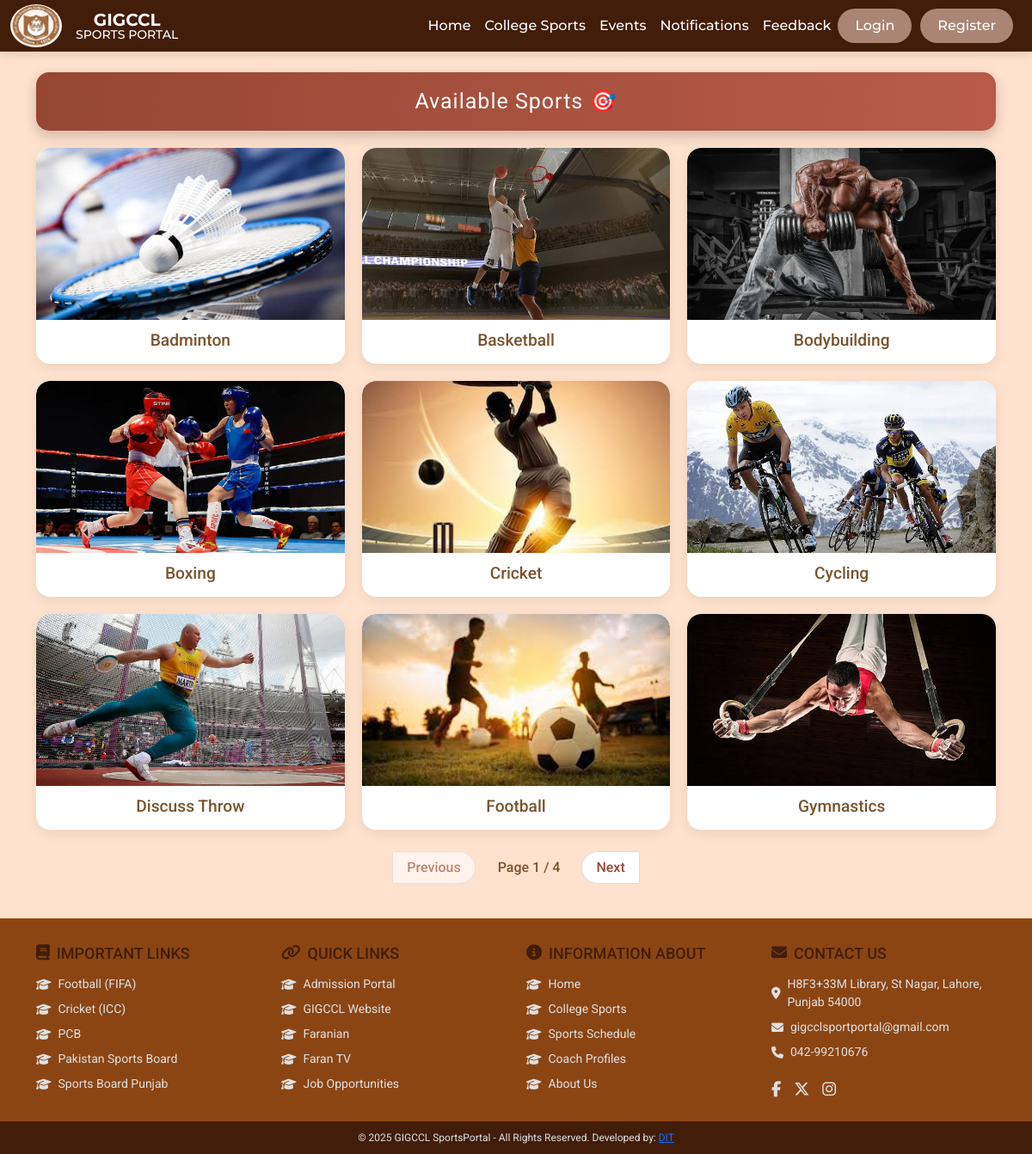
/sports_base/sports/, run on the app's committed database.
### sports_base/models.py (models this page shows, shortened)
class Sport(models.Model):
    name = models.CharField(max_length=100, unique=True)
    image = models.ImageField(upload_to='sports_images/', null=True, blank=True)

### sports_base/views.py (the view)
# urls.py: path("sports/", baseviews.sports, name="sports"),
def sports(request):
    sport_list = Sport.objects.all().order_by('name')
    paginator = Paginator(sport_list, 9)
    page_number = request.GET.get('page')
    page_obj = paginator.get_page(page_number)
    return render(request, 'sports_base/sports.html', {'page_obj': page_obj})

### sports_base/templates/sports_base/sports.html (shortened to what this page needs)
{% extends 'base.html' %}
{% load static %}
{% block content %}
<link href="https://cdn.jsdelivr.net/npm/aos@2.3.4/dist/aos.css" rel="stylesheet">
<div class="container py-4">
  <div class="page-header">Available Sports 🎯</div>
  <div class="sports-list">
    {% for sport in page_obj %}
    <div class="sport-card" data-aos="fade-up" data-aos-duration="1000">
      <img src="{{ sport.image.url }}" alt="{{ sport.name }}" loading="lazy">
      <h3>{{ sport.name }}</h3>
    </div>
    {% endfor %}
  </div>
  {% if page_obj.has_other_pages %}
  <div class="pagination-container">
    <nav aria-label="Sports Page Navigation">
      <ul class="pagination">
        <li class="page-item {% if not page_obj.has_previous %}disabled{% endif %}">
          <a class="page-link" href="{% if page_obj.has_previous %}?page={{ page_obj.previous_page_number }}&screen={{ request.GET.screen|default:'large' }}{% else %}#{% endif %}">Previous</a>
        </li>
        <li class="page-indicator">
          Page {{ page_obj.number }} / {{ page_obj.paginator.num_pages }}
        </li>
        <li class="page-item {% if not page_obj.has_next %}disabled{% endif %}">
          <a class="page-link" href="{% if page_obj.has_next %}?page={{ page_obj.next_page_number }}&screen={{ request.GET.screen|default:'large' }}{% else %}#{% endif %}">Next</a>
        </li>
      </ul>
    </nav>
  </div>
  {% endif %}
</div>
{% endblock %}

### sports_base/templates/sports_base/sports.html (style rules this page uses)
:root { --primary-color: #964734; --bg-light: #FFE2CD; --card-text: #7A542E; }
html, body { height: 100%; margin: 0; padding: 0; }
body { background: var(--bg-light); display: flex; flex-direction: column; }
.page-header { background: linear-gradient(90deg, #964734, #b85b4a); color: #fff; padding: 15px; font-size: 25px; font-weight: 400; text-align: center; border-radius: 15px; margin-bottom: 20px; box-shadow: 0 6px 16px rgba(0, 0, 0, 0.2); letter-spacing: 1px; }
.sports-list { display: flex; flex-wrap: wrap; gap: 20px; justify-content: center; width: 100%; max-width: 1200px; }
.sport-card { background: #fff; border-radius: 16px; box-shadow: 0 4px 14px rgba(0, 0, 0, 0.08); text-align: center; transition: all 0.3s ease; overflow: hidden; height: auto; width: 100%; max-width: 360px; flex: 1 1 calc(33.33% - 20px); }
.sport-card img { width: 100%; height: 200px; object-fit: cover; border-top-left-radius: 16px; border-top-right-radius: 16px; }
.sport-card h3 { margin: 12px 0 16px; color: var(--card-text); font-size: 1.2rem; font-weight: 500; padding: 0 8px; }
.pagination-container { display: flex; justify-content: center; margin-top: 25px; }
.pagination { display: flex; gap: 10px; align-items: center; flex-wrap: wrap; }
.pagination .page-link { color: var(--primary-color); background: white; border: 1px solid #ddd; border-radius: 50px; padding: 6px 16px; font-weight: 500; transition: all 0.3s ease; }
.page-indicator { padding: 6px 16px; font-weight: 500; color: var(--card-text); background-color: transparent; border: none; cursor: default; border-radius: 50px; }
.pagination .disabled .page-link { pointer-events: none; opacity: 0.6; }

### data on the page
Sport: image (picture), name "Badminton"
Sport: image (picture), name "Basketball"
Sport: image (picture), name "Bodybuilding"
Sport: image (picture), name "Boxing"
Sport: image (picture), name "Cricket"
Sport: image (picture), name "Cycling"
Sport: image (picture), name "Discuss Throw"
Sport: image (picture), name "Football"
Sport: image (picture), name "Gymnastics"

### other printed values
{{ page_obj.number }} "1"
{{ page_obj.paginator.num_pages }} "4"
